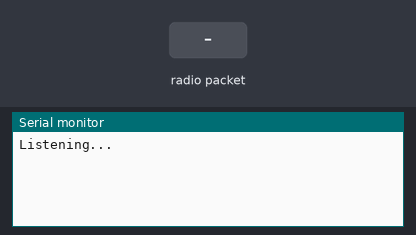
Recording of a sketch running on a simulated Arduino Uno, built with avr-gcc and run on an emulated ATmega328P. Shown: the last lines printed to the serial monitor. Inputs (shaded band) come from the test bench. No radio packets arrive unless stated.

Above: at 1.2 s.
1.3 s: radio packet "1" arrives
At 1.8 s:
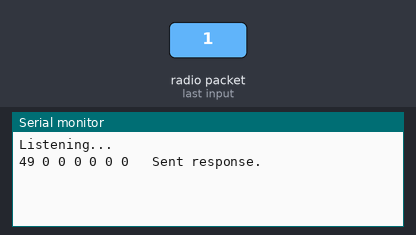
2.8 s: radio packet "0" arrives
At 4.0 s:
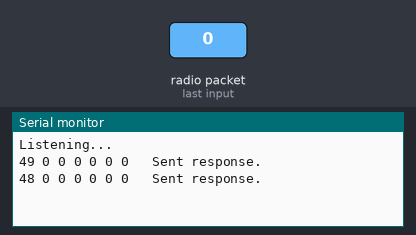
4.3 s: radio packet "2" arrives
At 5.3 s:
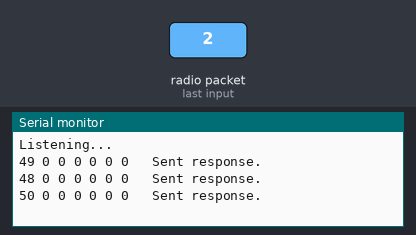

Measured:
- after the input at 1.3 s, the serial monitor: prints a new line at once (image 1)
- after the input at 2.8 s, the serial monitor: prints a new line at once (image 2)
- after the input at 4.3 s, the serial monitor: prints a new line at once (image 3)

The sketch:

bare_receiver.ino
```cpp
#include <SPI.h>
#include "nRF24L01.h"
#include "RF24.h"

RF24 radio(9, 10);

// Radio pipe addresses for the 2 nodes to communicate.
const uint64_t pipes[2] = { 0xF0F0F0F0E1LL, 0xF0F0F0F0D2LL };

void setup()
{
  Serial.begin(57600);

  radio.begin();

  radio.openWritingPipe(pipes[1]);
  radio.openReadingPipe(1, pipes[0]);

  radio.startListening();
  Serial.println("Listening...");
}

void loop()
{
  // if there is data ready
  if ( radio.available() )
  {
    byte transmission[7];

    while (radio.available()) {
      radio.read( &transmission, sizeof(transmission));
    }

    // Spew it
    Serial.print(transmission[0]);
    Serial.print(" ");
    Serial.print(transmission[1]);
    Serial.print(" ");
    Serial.print(transmission[2]);
    Serial.print(" ");
    Serial.print(transmission[3]);
    Serial.print(" ");
    Serial.print(transmission[4]);
    Serial.print(" ");
    Serial.print(transmission[5]);
    Serial.print(" ");
    Serial.print(transmission[6]);
    Serial.print("   ");

    // Delay just a little bit to let the other unit
    // make the transition to receiver
    delay(20);

    // First, stop listening so we can talk
    radio.stopListening();

    // Send the final one back.
    byte response = B0;
    radio.write( &response, sizeof(response) );
    Serial.println("Sent response.\n\r");

    // Now, resume listening so we catch the next packets.
    radio.startListening();

  }
}
```
